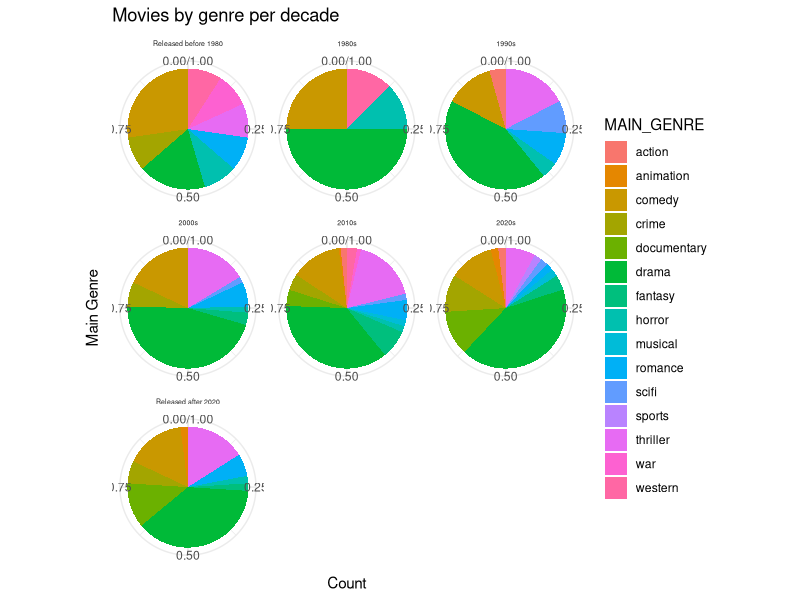
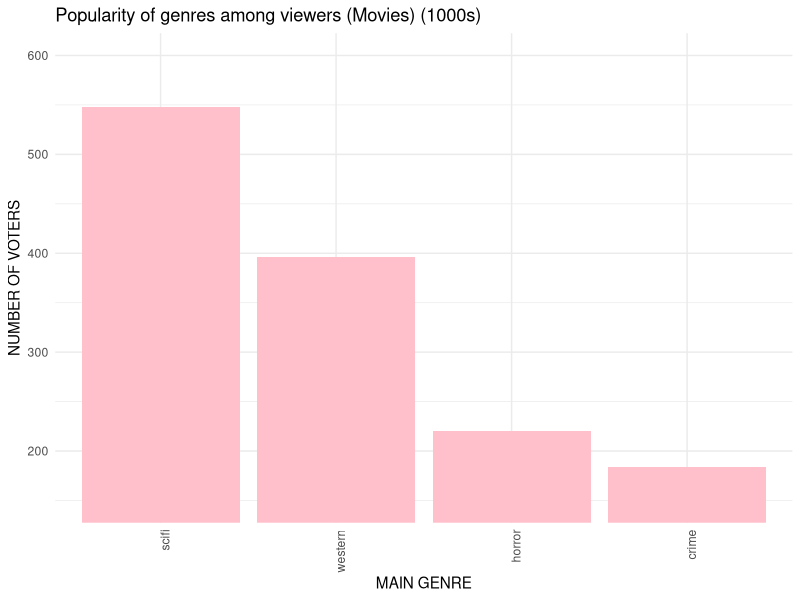
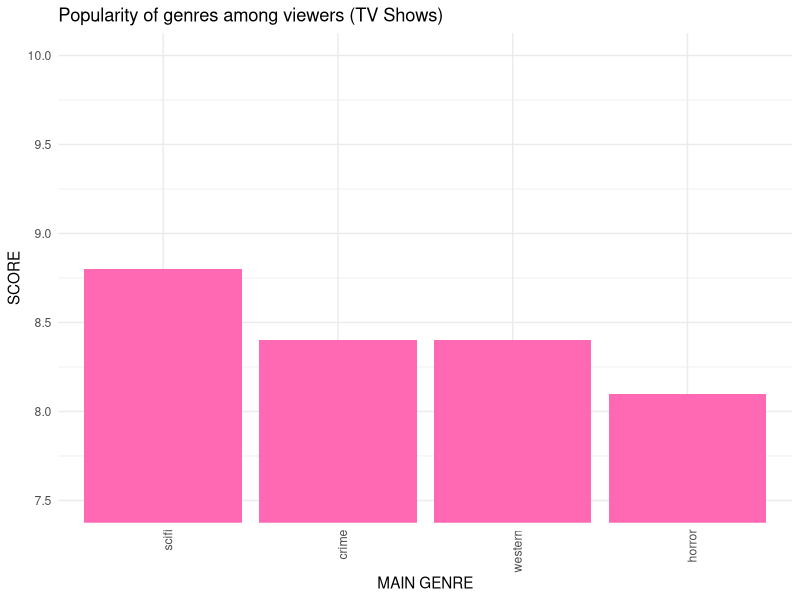
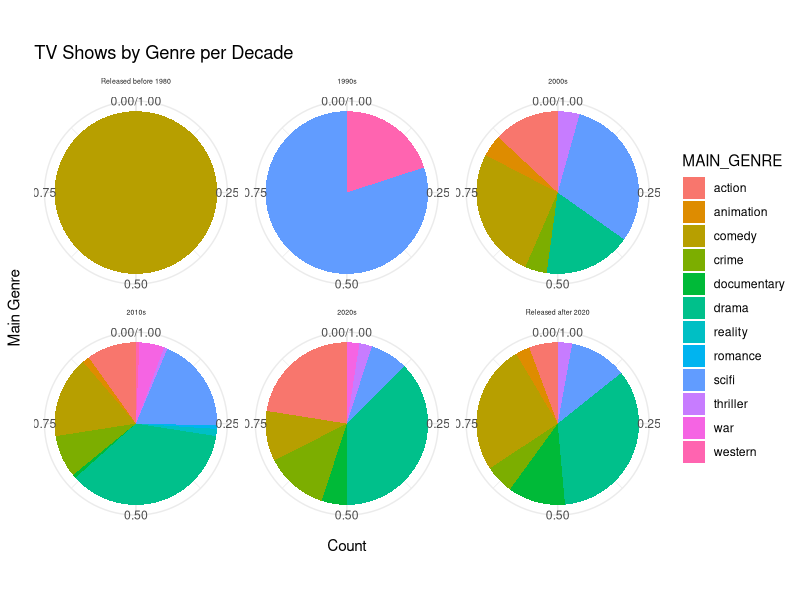
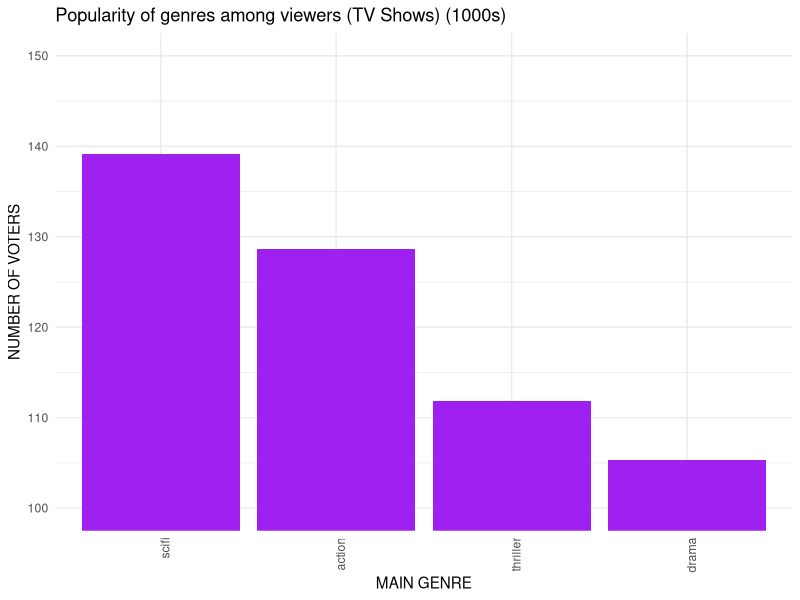
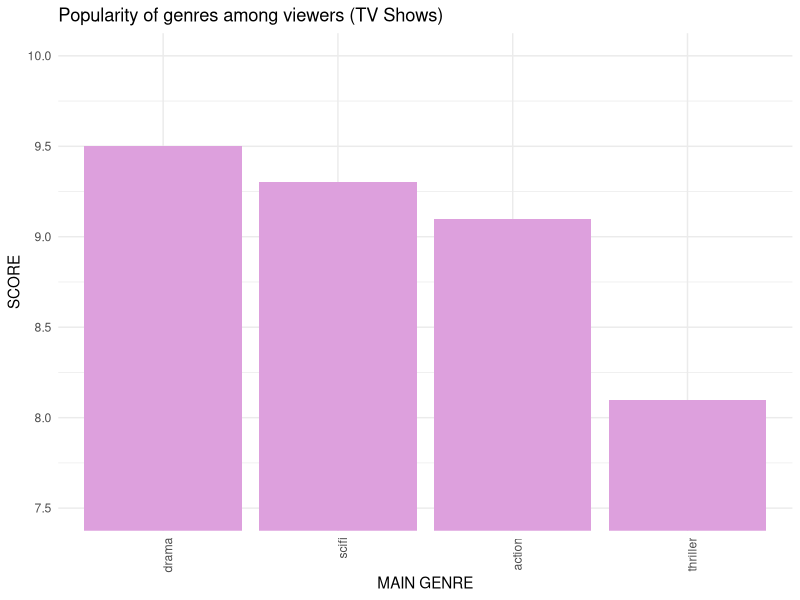

Recreate these plots in R, in order.
## ---- chunk 1
library(dplyr)
library(ggplot2)
## ---- chunk 2
dataBestMovies <- read.csv("./Best Movies Netflix.csv")
dataBestShows <- read.csv("./Best Shows Netflix.csv")
## ---- chunk 3
has_missingMovie <- sum(is.na(dataBestMovies)) > 0
has_missingShow <- sum(is.na(dataBestShows)) > 0
dataBestMovies$MAIN_GENRE <- factor(dataBestMovies$MAIN_GENRE)
dataBestMovies$MAIN_PRODUCTION <- factor(dataBestMovies$MAIN_PRODUCTION)
dataBestShows$MAIN_GENRE <- factor(dataBestShows$MAIN_GENRE)
dataBestShows$MAIN_PRODUCTION <- factor(dataBestShows$MAIN_PRODUCTION)
print(summary(dataBestMovies))
print(summary(dataBestShows))
## ---- chunk 4
group_by_date <- function(DOF) {
  start_decade <- seq(from = 1980, to = 2020, by = 10)
  end_decade <- start_decade + 9
  for (i in length(start_decade):1) {
    if (DOF >= start_decade[i] & DOF < end_decade[i]) {
      decade <- paste0(start_decade[i], 's')
      return (decade)
    }
  }
  if (DOF < start_decade[1]) {
    return("Released before 1980")
  } else {
    return ("Released after 2020")
  }
}
## ---- chunk 5
dataBestMovies$DECADES <- sapply(dataBestMovies$RELEASE_YEAR, group_by_date)
dataBestShows$DECADES <- sapply(dataBestShows$RELEASE_YEAR, group_by_date)
## ---- chunk 6
grouppedMovies <- dataBestMovies %>%
  group_by(MAIN_GENRE, DECADES) %>%
  summarise(SCORE = mean(SCORE),
            COUNT_OF_MOVIES = n())

grouppedShows <- dataBestShows %>%
  group_by(MAIN_GENRE, DECADES) %>%
  summarise(SCORE = mean(SCORE),
            COUNT_OF_SHOWS = n())
## ---- chunk 7
grouppedMovies$DECADES <- factor(grouppedMovies$DECADES, levels = c("Released before 1980", "1980s", "1990s", "2000s", "2010s", "2020s", "Released after 2020"))

ggplot(data = grouppedMovies, aes(x = "", y = COUNT_OF_MOVIES, fill = MAIN_GENRE)) +
  geom_col(width = 1, position = 'fill') +
  facet_wrap(.~DECADES, nrow=3, ncol = 3) +
  labs(title = "Movies by genre per decade",
       x = "Main Genre",
       y = "Count") +
  scale_x_discrete() +
  coord_polar(theta = "y", start = 0) +
  theme_minimal() +
  theme(strip.text.x = element_text(size = 5))
## ---- chunk 8
voters_favourite_Ms <- dataBestMovies %>%
  group_by(MAIN_GENRE) %>%
  summarise(AVERAGE_VOTERS = mean(NUMBER_OF_VOTES),
            SCORE = max(SCORE)) %>%
  arrange(desc(AVERAGE_VOTERS)) %>%
  head(4)

print(voters_favourite_Ms)

ggplot(data = voters_favourite_Ms, aes(x = reorder(MAIN_GENRE, -AVERAGE_VOTERS), y = AVERAGE_VOTERS/1000)) +
  geom_bar(fill = "pink", stat = "identity") +
  labs(title = "Popularity of genres among viewers (Movies) (1000s)",
       x = "MAIN GENRE", y = "NUMBER OF VOTERS") +
  coord_cartesian(ylim = c(150, 600)) +
  theme_minimal() +
  theme(axis.text.x = element_text(angle = 90, hjust = 1))

ggplot(data = voters_favourite_Ms, aes(x = reorder(MAIN_GENRE, -SCORE),
                                        y = SCORE)) +
  geom_bar(fill = "hotpink", stat = "identity") +
  labs(title = "Popularity of genres among viewers (TV Shows)",
       x = "MAIN GENRE", y = "SCORE") +
  coord_cartesian(ylim = c(7.5, 10)) +
  theme_minimal() +
  theme(axis.text.x = element_text(angle = 90, hjust = 1))
## ---- chunk 9
grouppedShows$DECADES <- factor(grouppedShows$DECADES, levels = c("Released before 1980", "1980s", "1990s", "2000s", "2010s", "2020s", "Released after 2020"))

ggplot(data = grouppedShows, aes(x = "", y = COUNT_OF_SHOWS, fill = MAIN_GENRE)) +
  geom_col(width = 1, position = "fill") +
  facet_wrap(.~DECADES, nrow = 3, ncol = 3) +
  labs(title = "TV Shows by Genre per Decade",
       x = "Main Genre",
       y = "Count") +
  scale_x_discrete() +
  coord_polar("y", start = 0) + 
  theme_minimal() +
  theme(strip.text.x = element_text(size = 5))
## ---- chunk 10
voters_favourite_Shs <- dataBestShows %>%
  group_by(MAIN_GENRE) %>%
  summarise(AVERAGE_VOTERS = mean(NUMBER_OF_VOTES),
            SCORE = max(SCORE)) %>%
  arrange(desc(AVERAGE_VOTERS)) %>%
  head(4)

print(voters_favourite_Shs)

ggplot(data = voters_favourite_Shs, aes(x = reorder(MAIN_GENRE, -AVERAGE_VOTERS), y = AVERAGE_VOTERS/1000)) +
  geom_bar(fill = "purple", stat = "identity") +
  labs(title = "Popularity of genres among viewers (TV Shows) (1000s)",
       x = "MAIN GENRE", y = "NUMBER OF VOTERS") +
  coord_cartesian(ylim = c(100, 150)) +
  theme_minimal() +
  theme(axis.text.x = element_text(angle = 90, hjust = 1))

ggplot(data = voters_favourite_Shs, aes(x = reorder(MAIN_GENRE, -SCORE),
                                        y = SCORE)) +
  geom_bar(fill = "plum", stat = "identity") +
  labs(title = "Popularity of genres among viewers (TV Shows)",
       x = "MAIN GENRE", y = "SCORE") +
  coord_cartesian(ylim = c(7.5, 10)) +
  theme_minimal() +
  theme(axis.text.x = element_text(angle = 90, hjust = 1))
